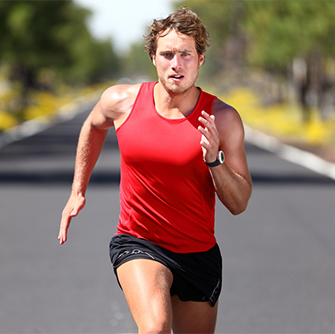
#> input picture test.jpg, 335 x 334 px, given in place of the camera
$ python hsv_Codes.py   (Python 2 division)
#> lines starting #> are read from the running program, lines starting #| are printed output that depends on the picture; after the words box and inside, x2 and y2 are one past the last pixel; in counts of white or black regions, pixels touching at a corner belong together
import cv2
import numpy as np
import pickle
print "Adjust the sliders so that background will be become black (Choose the best possible combination)"
print "Move the switch (Last slider) to one if your are darkening the subject otherwise dont change it"
cap = cv2.VideoCapture(0)
# Creating a window for later use
cv2.namedWindow('result')
def nothing(x):
    pass

 # Starting with 100's to prevent error while masking
h,s,v = 100,100,100

# Creating track bar
cv2.createTrackbar('h', 'result',0,179,nothing)
#> slider 'h' is set to 59
cv2.createTrackbar('h1', 'result',1,170,nothing)
cv2.createTrackbar('s', 'result',0,255,nothing)
#> slider 's' is set to 85
cv2.createTrackbar('v', 'result',0,255,nothing)
#> slider 'v' is set to 85
cv2.createTrackbar('switch', 'result',0,1,nothing)
#> slider 'switch' is set to 1
while(1):
    _, frame = cap.read()
#> frame is the input picture: shape (334, 335, 3); mean B, G, R 100.1, 112.1, 140.1
    frame=cv2.flip(frame,1)
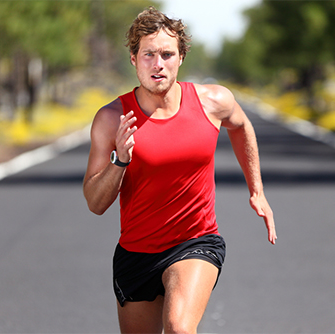
#> frame: shape (334, 335, 3); mean B, G, R 100.1, 112.1, 140.1
    #converting to HSV
    hsv = cv2.cvtColor(frame,cv2.COLOR_BGR2HSV)
#> hsv: shape (334, 335, 3); mean H, S, V 77, 81.1, 142.9
    # get info from track bar and appy to result
    h = cv2.getTrackbarPos('h','result')
    s = cv2.getTrackbarPos('s','result')
    v = cv2.getTrackbarPos('v','result')
    h1 = cv2.getTrackbarPos('h1','result')
    s1 = cv2.getTrackbarPos('switch','result')
    arr=[h,s,v]
# [5 lines of commented-out code are left out]
    arr=np.array(arr,dtype=np.uint8)
    print arr
    np.savetxt("config.txt",arr,delimiter="'")
    # Normal masking algorithm
    lower_blue = np.array([h,s,v])
    upper_blue = np.array([180-h1,255,255])
    np.savetxt("config1.txt",upper_blue,delimiter="'")
    mask = cv2.inRange(hsv,lower_blue, upper_blue)
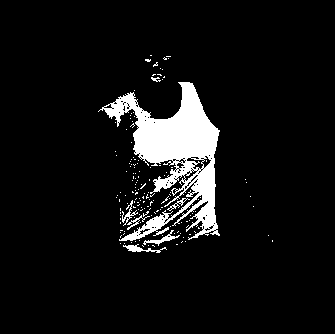
#> mask: shape (334, 335); 7.4% white; 154 white regions (147 under 20 px), largest, box (x1, y1, x2, y2) and area: (98, 82, 220, 241) 7368, (123, 244, 167, 253) 140, (143, 230, 180, 246) 138
    result = cv2.bitwise_and(frame,frame,mask = mask)
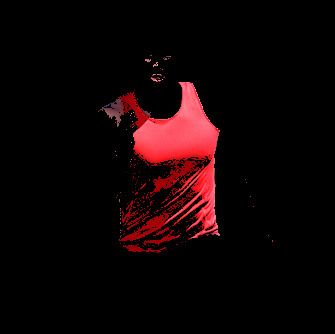
#> result: shape (334, 335, 3); mean B, G, R 4.7, 3.8, 16
    cv2.imshow('result',result)
    np.savetxt("config3.txt",[s1],delimiter="'")
    if cv2.waitKey(10) & 0xFF==ord("q"):
#> (key q is pressed here)
        break

cap.release()
cv2.destroyAllWindows()
